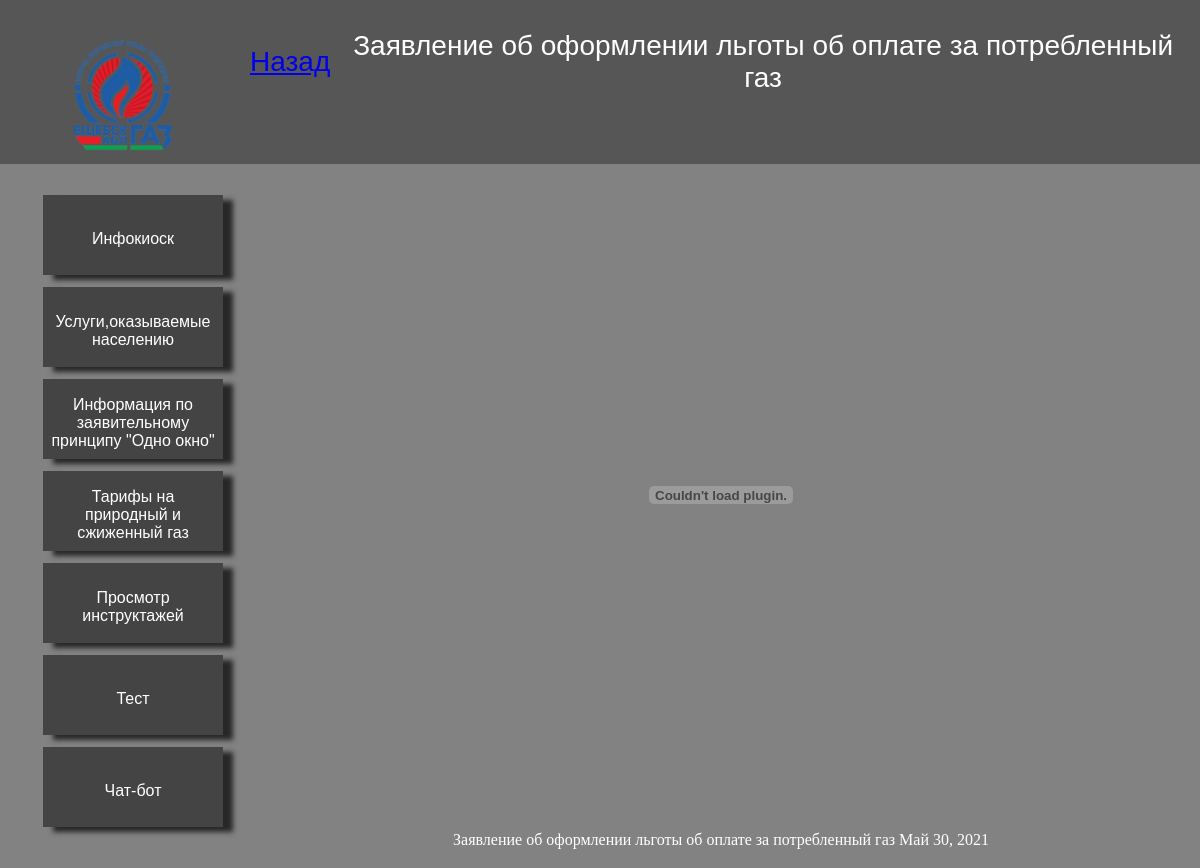
Page /onewindow/Forms/Application_for_registration_of_a_discount_on_payment_for_consumed_gas on the committed database.
### main/models.py (models this page shows, shortened)
class Application_for_registration_of_a_discount_on_payment_for_consumed_gas(models.Model):
    title = models.CharField(max_length=150)
    Application_for_registration_of_a_discount_on_payment_for_consumed_gas_doc = models.FileField(upload_to='Forms/')
    times = models.DateField()

### main/views.py (the view)
# urls.py: path('onewindow/Forms/Application_for_registration_of_a_discount_on_payment_for_consumed_gas', views.Application_for_registration_of_a_discount_on_payment_for_consumed_gas_home, name='Application_for_
def Application_for_registration_of_a_discount_on_payment_for_consumed_gas_home(request):
    data = Application_for_registration_of_a_discount_on_payment_for_consumed_gas.objects.all()
    return render(request,'main/statements/Application_for_registration_of_a_discount_on_payment_for_consumed_gas.html', {'data': data})

### main/templates/main/statements/Application_for_registration_of_a_discount_on_payment_for_consumed_gas.html (shortened to what this page needs)
{%extends 'main/Shell.html'%}
{%block topbar%}
<div class="topbar">
    <table>
        <tr>
            <td height="20vh"><a class="back" href="{%url 'Forms'%}">Назад</a></td>
            <td><a class="toptext">Заявление об оформлении льготы об оплате за потребленный газ</a></td>
        </tr>
    </table>
</div>
{%endblock%}
{%block body%}
{%for el in data%}
<center>
        <div class="botton_color">
                <embed class="docs_view" src="{{ el.Application_for_registration_of_a_discount_on_payment_for_consumed_gas_doc.url }}" >
                <p href="{{ el.Application_for_registration_of_a_discount_on_payment_for_consumed_gas}}" class="cool_text">{{ el.title }} {{el.times}}</p>
        </div>
</center>
{%endfor%}
{%endblock%}

### main/static/main/css/Shell.css (style rules this page uses)
.main { margin: 0; background: #828282; }
.back { height: 15vh; }
.topbar { height: 19vh; background-color: #565656; text-align: center; margin: 0; padding-top: 1.5vh; }
.toptext { color: #fff; font-family: Arial, Helvetica, sans-serif; font-size: 3.5vh; margin-left: auto; margin-right: auto; margin-top: 3vh; }
.docs_view { height: 80vh; width: 50vw; padding-top: 1vh; display: block; margin-left: auto; margin-right: auto; }
.cool_text { color: #fff; text-align: center; }

### rows in the picture
Application_for_registration_of_a_discount_on_payment_for_consumed_gas: title "Заявление об оформлении льготы об оплате за потребленный газ", times "Май 30, 2021"
